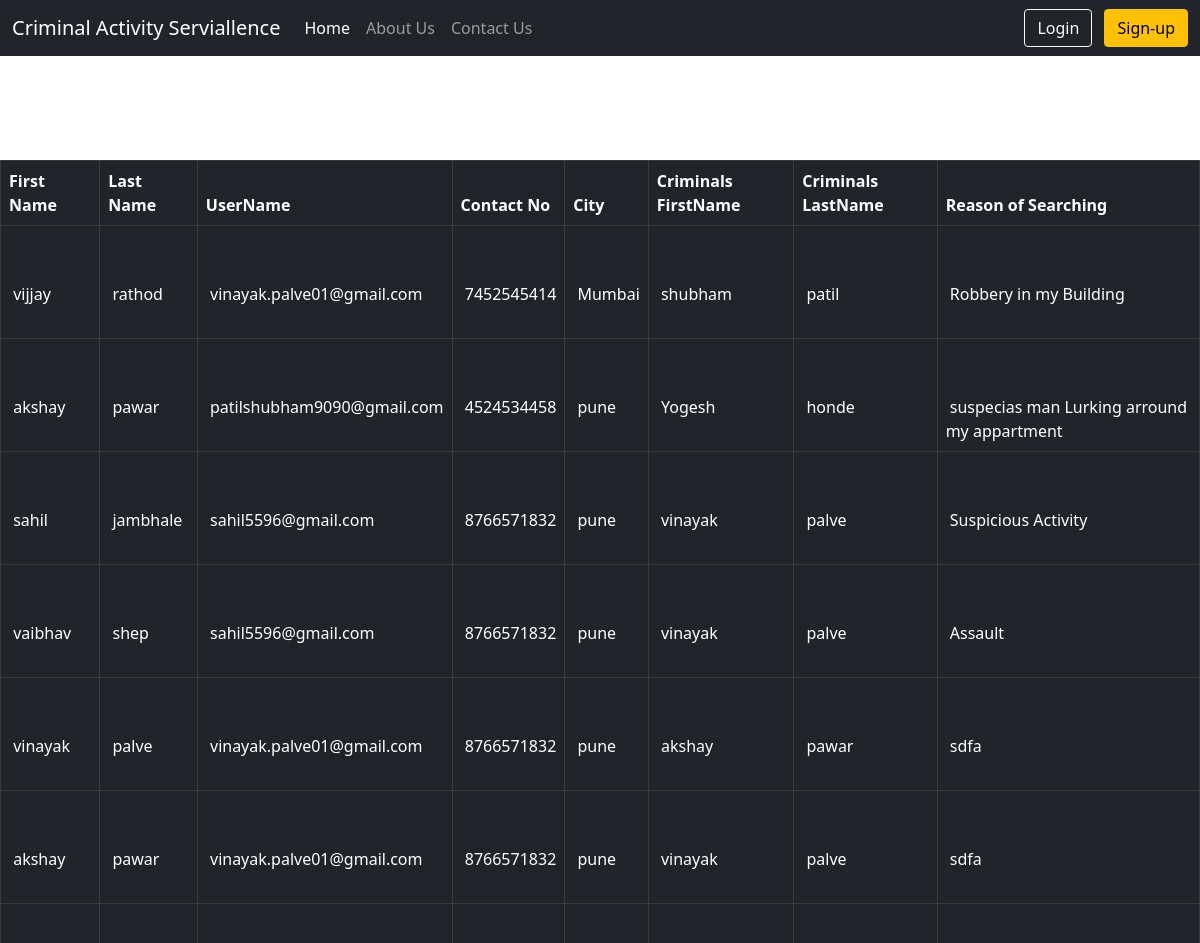
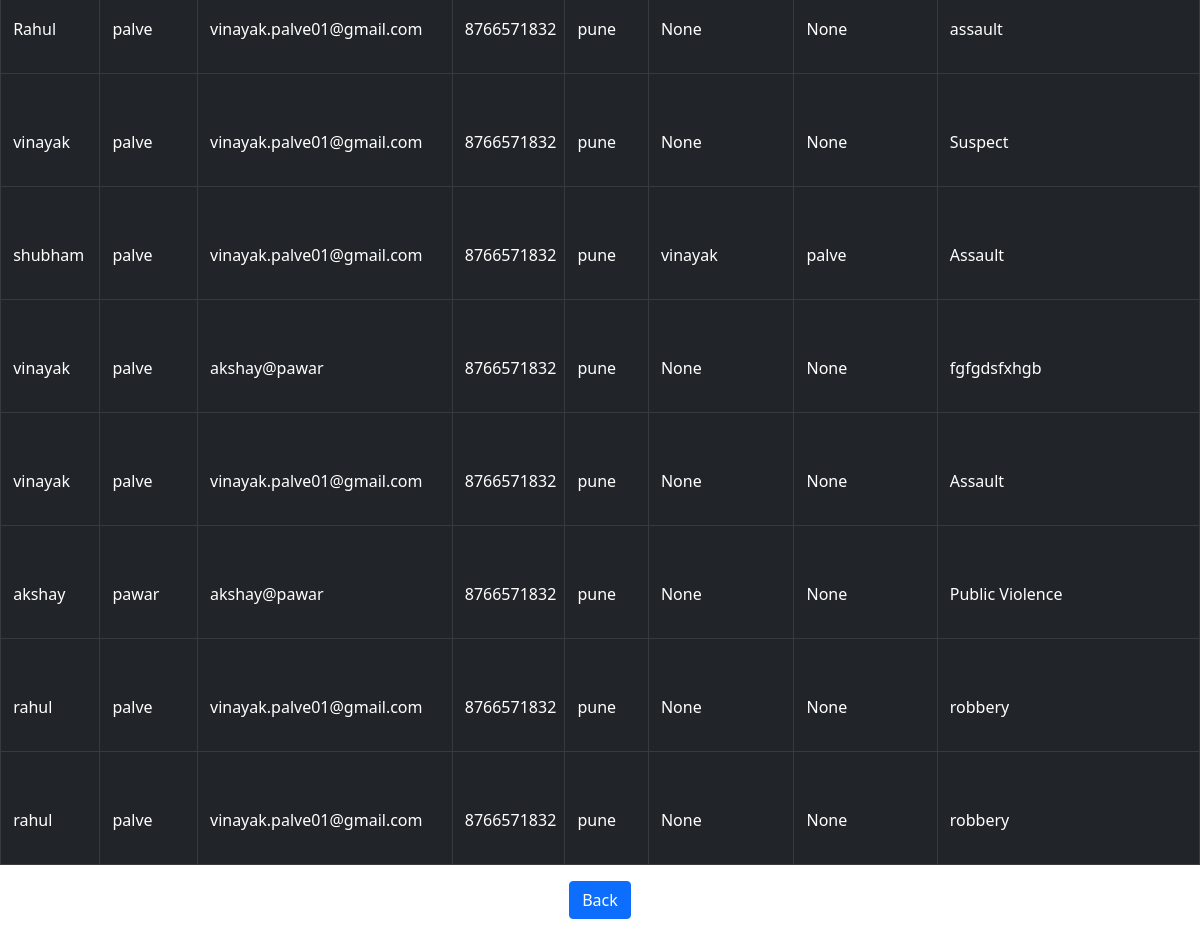
The app's page /view_searched_criminals with its own data (2 pictures, top to bottom).
### home/models.py (models this page shows)
class Search_Name(models.Model):
    ufname = models.CharField(max_length=122,null=True)
    ulname = models.CharField(max_length=122,null=True)
    username = models.EmailField(max_length=122,null=True)
    phone = models.IntegerField(null=True)
    city = models.CharField(max_length=122,null=True)
    cfname = models.CharField(max_length=122,null=True)
    clname = models.CharField(max_length=122,null=True)
    reason = models.CharField(max_length=10000,null=True)
    def __str__(self):
        return self.ufname

### home/views.py (the view)
# urls.py: path("view_searched_criminals",views.view_searched_criminals, name='view_searched_criminals'),
def view_searched_criminals(request):
    searched = Search_Name.objects.all()
    return render(request, 'view_searched_criminals.html', {'searched':searched})

### templates/view_searched_criminals.html (shortened to what this page needs)
{% extends 'base.html' %}
{% block body %}
<Body background="https://images.unsplash.com/photo-1614496281665-1b7f456cfddf?crop=entropy&cs=tinysrgb&fit=crop&fm=jpg&h=900&ixid=MnwxfDB8MXxyYW5kb218MHx8QmxhY2t8fHx8fHwxNjI5Nzc3MTkz&ixlib=rb-1.2.1&q=80&utm_campaign=api-credit&utm_medium=referral&utm_source=unsplash_source&w=1600">
<font color  = "white"><br>
<center><h1>All Searches</h1></center>
<table class="table table-bordered table-dark">
  <thead>
    <tr>
      <th scope="col">First Name</th>
      <th scope="col">Last Name</th>
      <th scope="col">UserName</th>
      <th scope="col">Contact No</th>
      <th scope="col">City</th>
      <th scope="col">Criminals FirstName</th>
      <th scope="col">Criminals LastName</th>
      <br><th scope="col">Reason of Searching</th>
    </tr>
  </thead>
  <tbody>
    {% for search in searched %}
        <tr>
            <td><br><br>&nbsp{{ search.ufname }}</td>
            <td><br><br>&nbsp{{ search.ulname }}<br><br></td>
            <td><br><br>&nbsp{{ search.username }}</td>
            <td><br><br>&nbsp{{ search.phone }}</td>
            <td><br><br>&nbsp{{ search.city }}</td>
            <td><br><br>&nbsp{{ search.cfname }}</td>
            <td><br><br>&nbsp{{ search.clname }}</td>
            <td><br><br>&nbsp{{ search.reason }}</td>
        </tr>
        {% endfor %}
    </table>
<center>
<a href="/offIndex" class="btn btn-primary">
            Back
          </a>
          <br>
</center><br>
{% endblock body %}

### records on screen
Search_Name: ufname "vijjay", ulname "rathod", username "vinayak.palve01@gmail.com", phone "7452545414", city "Mumbai", cfname "shubham", clname "patil", reason "Robbery in my Building"
Search_Name: ufname "akshay", ulname "pawar", username "patilshubham9090@gmail.com", phone "4524534458", city "pune", cfname "Yogesh", clname "honde", reason "suspecias man Lurking arround my appartment"
Search_Name: ufname "sahil", ulname "jambhale", username "sahil5596@gmail.com", phone "8766571832", city "pune", cfname "vinayak", clname "palve", reason "Suspicious Activity"
Search_Name: ufname "vaibhav", ulname "shep", username "sahil5596@gmail.com", phone "8766571832", city "pune", cfname "vinayak", clname "palve", reason "Assault"
Search_Name: ufname "vinayak", ulname "palve", username "vinayak.palve01@gmail.com", phone "8766571832", city "pune", cfname "akshay", clname "pawar", reason "sdfa"
Search_Name: ufname "akshay", ulname "pawar", username "vinayak.palve01@gmail.com", phone "8766571832", city "pune", cfname "vinayak", clname "palve", reason "sdfa"
Search_Name: ufname "Rahul", ulname "palve", username "vinayak.palve01@gmail.com", phone "8766571832", city "pune", cfname "None", clname "None", reason "assault"
Search_Name: ufname "vinayak", ulname "palve", username "vinayak.palve01@gmail.com", phone "8766571832", city "pune", cfname "None", clname "None", reason "Suspect"
Search_Name: ufname "shubham", ulname "palve", username "vinayak.palve01@gmail.com", phone "8766571832", city "pune", cfname "vinayak", clname "palve", reason "Assault"
Search_Name: ufname "vinayak", ulname "palve", username "akshay@pawar", phone "8766571832", city "pune", cfname "None", clname "None", reason "fgfgdsfxhgb"
Search_Name: ufname "vinayak", ulname "palve", username "vinayak.palve01@gmail.com", phone "8766571832", city "pune", cfname "None", clname "None", reason "Assault"
Search_Name: ufname "akshay", ulname "pawar", username "akshay@pawar", phone "8766571832", city "pune", cfname "None", clname "None", reason "Public Violence"
Search_Name: ufname "rahul", ulname "palve", username "vinayak.palve01@gmail.com", phone "8766571832", city "pune", cfname "None", clname "None", reason "robbery"
Search_Name: ufname "rahul", ulname "palve", username "vinayak.palve01@gmail.com", phone "8766571832", city "pune", cfname "None", clname "None", reason "robbery"
